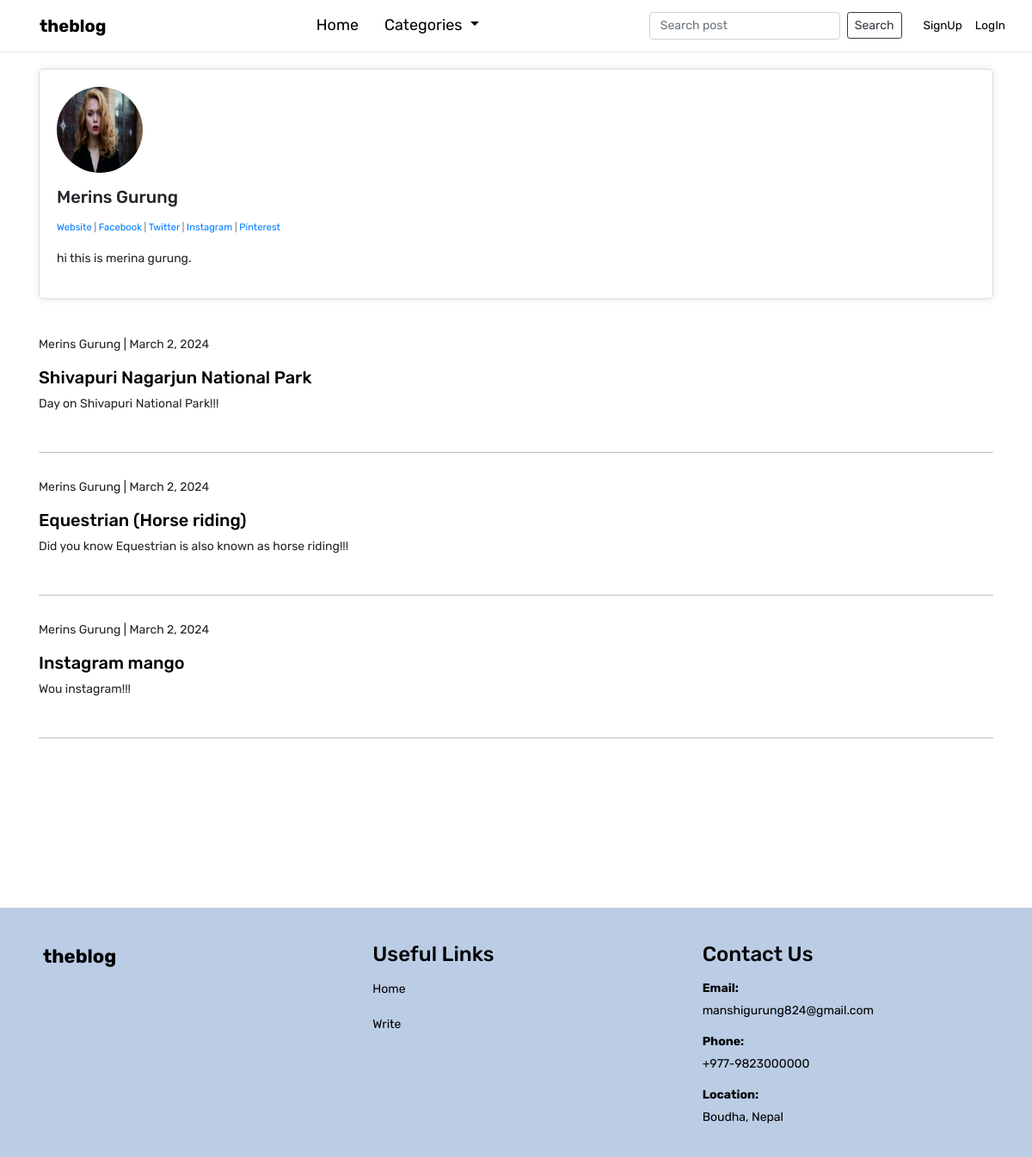
Before: /members/2/profile/ with the older database file.
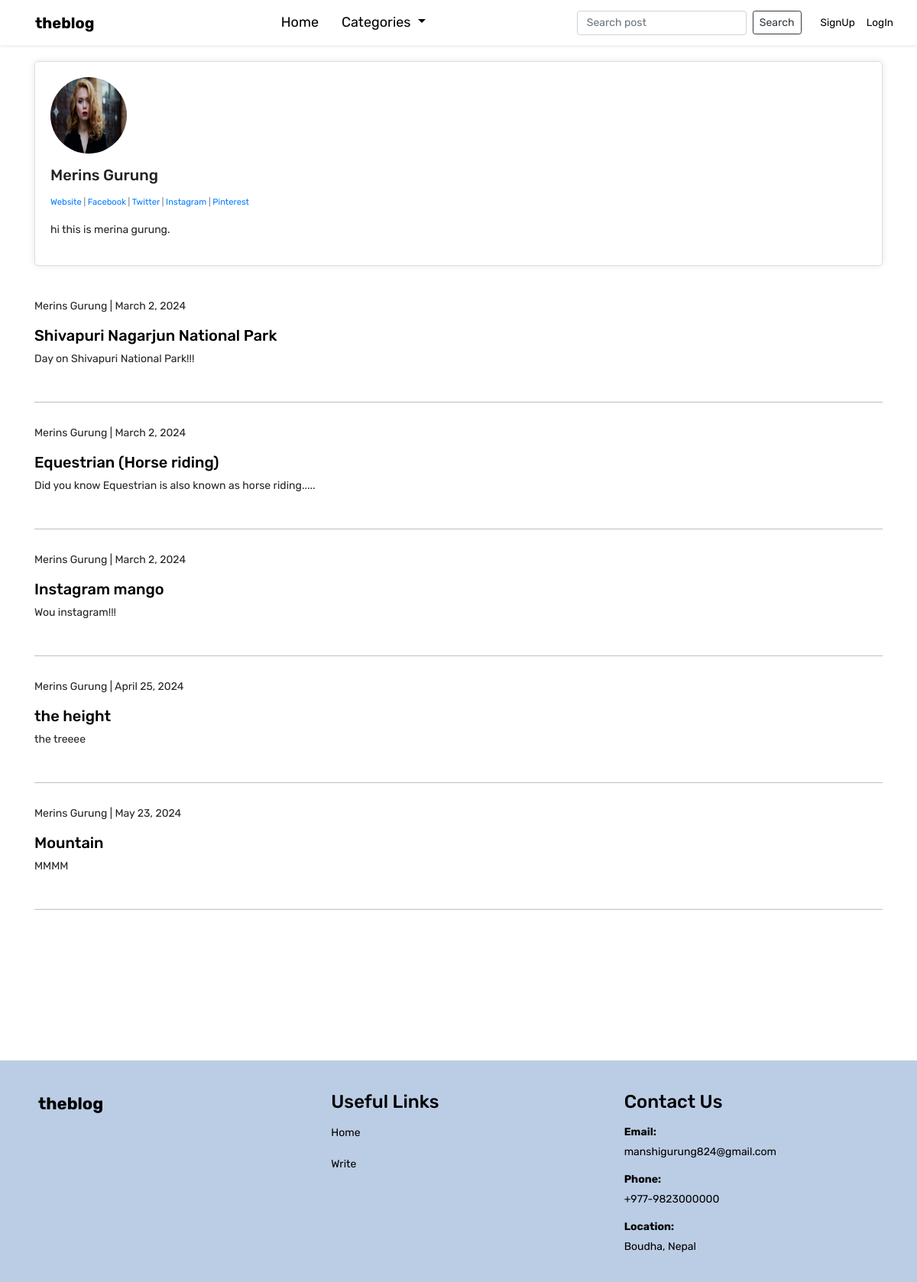
After: the same page with the newer database file.
### theblog/models.py (models this page shows, shortened)
class Profile(models.Model):
	user = models.OneToOneField(User, null=True, on_delete=models.CASCADE)
	bio = models.TextField()
	profile_pic = models.ImageField(null=True, blank=True, upload_to="images/profile/")
	website_url = models.CharField(max_length=255, null=True, blank=True)
	facebook_url = models.CharField(max_length=255, null=True, blank=True)
	twitter_url = models.CharField(max_length=255, null=True, blank=True)
	instagram_url = models.CharField(max_length=255, null=True, blank=True)
	pinterest_url = models.CharField(max_length=255, null=True, blank=True)

class Post(models.Model):
	title = models.CharField(max_length=255)
	title_tag = models.CharField(max_length=255, default='Blog', blank=True)
	author = models.ForeignKey(User, on_delete=models.CASCADE)
	body = RichTextField(blank=True, null=True)
	post_date = models.DateField(auto_now_add=True)
	category = models.CharField(max_length=255, default='coding')
	snippet = models.CharField(max_length=255)
	likes = models.ManyToManyField(User, related_name='blog_posts')

### members/views.py (the view)
# urls.py: path('<int:pk>/profile/', ShowProfilePageView.as_view(), name='show_profile_page'),
class ShowProfilePageView(CatMenuMixin, DetailView):
	model = Profile
	template_name = 'registration/user_profile.html'
	def get_context_data(self, *args, **kwargs):
		context = super().get_context_data(*args, **kwargs)
		page_user = self.object.user  # Get the user associated with the profile
		user_posts = Post.objects.filter(author=page_user)
		context["page_user"] = self.object
		context["user_posts"] = user_posts  # Pass the user's posts to the template context
		return context

### theblog/models.py (called while the page is built)
	def __str__(self):
		return self.name

### theblog/views.py (called while the page is built)
	def get_context_data(self, *args, **kwargs):
		cat_menu = Category.objects.all()
		context = super().get_context_data(*args, **kwargs)
		context["cat_menu"] = cat_menu
		return context

### members/templates/registration/user_profile.html
{% extends 'base.html' %}
{% load static %}
{% block content %}
	<div class="profile-container">
		<p>
			{% if page_user.profile_pic %}
		  		<img src="{{ page_user.profile_pic.url }}" class="rounded-circle" height=100 width=100>
		  	{% else %}
		  		<img src="{% static 'theblog/images/default_profile_pic.png' %}" class="rounded-circle" height=100 width=100>
		  	{% endif %}
	  	</p>
	  	<p><h5>{{ page_user.user.first_name }} {{ page_user.user.last_name }}</h5></p>
	  	<p class="small text-muted">
			{% if page_user.website_url %}
				<a href="{{ page_user.website_url }}">Website</a>
			{% endif %}
			{% if page_user.facebook_url %}
				| <a href="{{ page_user.facebook_url }}">Facebook</a>
			{% endif %}
			{% if page_user.twitter_url %}
				| <a href="{{ page_user.twitter_url }}">Twitter</a>
			{% endif %}
			{% if page_user.instagram_url %}
				| <a href="{{ page_user.instagram_url }}">Instagram</a>
			{% endif %}
			{% if page_user.pinterest_url %}
				| <a href="{{ page_user.pinterest_url }}">Pinterest</a>
			{% endif %}
	    </p>
	    <p>
	    	{% if page_user.bio %}
	    		{{ page_user.bio }}
	    	{% endif %}
	    </p>
    </div>
    <br><br>
    {% for post in user_posts %}
		<p>
	      	{{ post.author.first_name}} {{ post.author.last_name}}</a> | {{ post.post_date}}
	    </p>
		<h5><a href="{% url 'article-detail' post.pk %}" class="post-link">{{ post.title }}</a></h5>
	  	<p>{{ post.snippet }}</p>
	  	<br>
	  	<hr class="my-2 light">
	  	<br>
	{% endfor %}
	<br><br><br>
{% endblock %}

### theblog/templates/base.html (shortened to what this page needs)
<!doctype html>
<html lang="en">
  <head>
    <link rel="stylesheet" href="https://cdn.jsdelivr.net/npm/bootstrap-icons@1.11.3/font/bootstrap-icons.min.css">
    <link href="https://cdn.jsdelivr.net/npm/bootstrap@5.0.2/dist/css/bootstrap.min.css" rel="stylesheet">
    <link rel="stylesheet" href="https://cdn.jsdelivr.net/npm/bootstrap@4.4.1/dist/css/bootstrap.min.css">
  </head>
  <body>
    <nav class="navbar navbar-expand-lg navbar-light bg-white sticky-top text-center shadow-sm">
      <div class="container-fluid">
        <a class="navbar-brand" href="{% url 'home' %}">theblog</a>
        <div class="collapse navbar-collapse" id="navbarSupportedContent">
          <ul class="navbar-nav mx-auto mb-2 mb-lg-0">
            <li class="nav-item">
              <a class="nav-link {% if request.resolver_match.url_name == 'home' %}active{% endif %}" href="{% url 'home' %}">Home</a>
            </li>
            {% if cat_menu %}
              <li class="nav-item dropdown">
                <a class="nav-link dropdown-toggle {% if request.resolver_match.url_name == 'category' %}active{% endif %}" href="#" id="navbarDropdown" role="button" data-toggle="dropdown" aria-haspopup="true" aria-expanded="false">
                  Categories
                </a>
              </li>
            {% endif %}
          </ul>
        </div>
        <div class="ms-auto">
          <ul class="navbar-nav">
            <form class="form-inline my-2 my-lg-0 d-flex" method=POST action="{% url 'search_blogs' %}">
              <input class="form-control mr-sm-2 small-search-input" type="search" placeholder="Search post" aria-label="Search" name="searched">
              <button class="btn btn-outline-dark my-2 my-sm-0 btn-sm" type="submit">Search</button>
            </form>
            {% if user.is_authenticated %}
              <li class="nav-item dropdown">
                <a class="nav-link dropdown-toggle" href="#" id="navbarDropdown" role="button" data-toggle="dropdown" aria-haspopup="true" aria-expanded="false">
                  <i class="bi bi-person-fill" style="font-size: 1.5rem;"></i>
                </a>
                <div class="dropdown-menu dropdown-menu-right" aria-labelledby="navbarDropdown">
                  {% if user.profile.id %}
                    <a class="dropdown-item" href="{% url 'show_profile_page' user.profile.id %}">Profile</a>
                    <a class="dropdown-item" href="{% url 'edit_profile_page' user.profile.id %}">Edit Profile</a>
                  {% else %}
                    <a class="dropdown-item" href="{% url 'create_profile_page' %}">Create Profile</a>
                  {% endif %}
                  <a class="dropdown-item" href="{% url 'edit_profile' %}">Settings</a>
                  <div class="dropdown-divider"></div>
                  <a class="dropdown-item" href="#" onclick="document.getElementById('logout-form').submit();">Logout</a>
                  <form id="logout-form" method="post" action="{% url 'logout' %}" style="display: none;">
                      {% csrf_token %}
                  </form>
                </div>
              </li>
            {% else %}
              <li class="nav-item custom-nav">
                <a class="custom-link custom-pad" href="{% url 'register' %}">SignUp</a>
              </li>
              <li class="nav-item custom-nav">
                <a class="custom-link" href="{% url 'login' %}">LogIn</a>
              </li>
            {% endif %}
          </ul>
        </div>
      </div>
    </nav>
    <br/>
    <div class="container">
       {% block content %}
       {% endblock %}
    </div>
    <br><br><br><br><br>
    {% include 'footer.html' %}
  </body>
</html>

### theblog/templates/footer.html (shortened to what this page needs)
<footer>
    <div class="footer-brand">
        <a class="footer-brand-link" href="{% url 'home' %}">theblog</a>
    </div>
    <div class="footer-links">
        <h4 class="footer-heading">Useful Links</h4>
        <ul class="footer-ul">
            <li class="footer-li"><a class="footer-a" href="{% url 'home' %}">Home</a></li>
            <li class="footer-li"><a class="footer-a" href="{% url 'add_post' %}">Write</a></li>
        </ul>
    </div>
    <div class="footer-contact">
        <h4 class="footer-heading extra-padding">Contact Us</h4>
        <ul class="footer-ul">
            <strong>Email:</strong> <br>
            <li class="footer-li">manshigurung824@gmail.com</li>
            <strong>Phone:</strong> <br>
            <li class="footer-li">+977-9823000000</li>
            <strong>Location:</strong> <br>
            <li class="footer-li">Boudha, Nepal</li>
        </ul>
    </div>
</footer>

### theblog/templates/base.html (style rules this page uses)
hr.light { border-top: 1px solid #ccc; }
:root { --bs-primary: black; --bs-orange: #525252; }
body { font-family: "Rubik", sans-serif; font-optical-sizing: auto; font-size: 14px; background: white; font-weight: 400px; font-style: normal; }
.navbar-brand { padding-left: 15px; font-weight: bold; color: var(--bs-primary) !important; }
.navbar-nav .nav-item .nav-link { font-size: 18px; color: black; padding-left: 30px; padding-right: 0px; }
.custom-nav { padding-top: 5px; }
.custom-link { font-size: 13.5px; color: black; text-decoration: none; }
.custom-pad { padding-right: 15px; padding-left: 25px; }
form { width: 100%; margin: auto; }
.post-link { text-decoration: none; color: black; }
.profile-container { margin: auto; padding: 20px; border: 1px solid #ddd; border-radius: 5px; box-shadow: 0 0 10px rgba(0, 0, 0, 0.1); }
.d-flex { padding-right: 0px; }
.small-search-input { width: 350px; height: 32px; font-size: 14px; }

### theblog/templates/footer.html (style rules this page uses)
footer { display: flex; justify-content: space-between; background-color: #BBCDE5; padding-top: 40px; padding-bottom: 15px; }
.footer-brand { flex: 1; padding-left: 50px; color: black; }
.footer-brand-link { font-size: 22px; font-weight: bold; color: black; text-decoration: none; }
.footer-links { flex: 1; color: black; }
.footer-contact { flex: 1; color: black; }
.footer-heading { color: black; margin-bottom: 10px; }
.extra-padding { padding-bottom: 4px; }
.footer-ul { list-style: none; padding: 0; }
.footer-ul .footer-li { margin-bottom: 10px; padding: 5px 0; }
.footer-ul .footer-li .footer-a { text-decoration: none; color: black; }

Changed rows visible on the page:
changed Post "Equestrian (Horse riding)": snippet "Did you know Equestrian is also known as horse riding!!!" → "Did you know Equestrian is also known as horse riding....."
added Post: author.first_name "Merins", author.last_name "Gurung", post_date "April 25, 2024", title "the height", snippet "the treeee"
added Post: author.first_name "Merins", author.last_name "Gurung", post_date "May 23, 2024", title "Mountain", snippet "MMMM"
